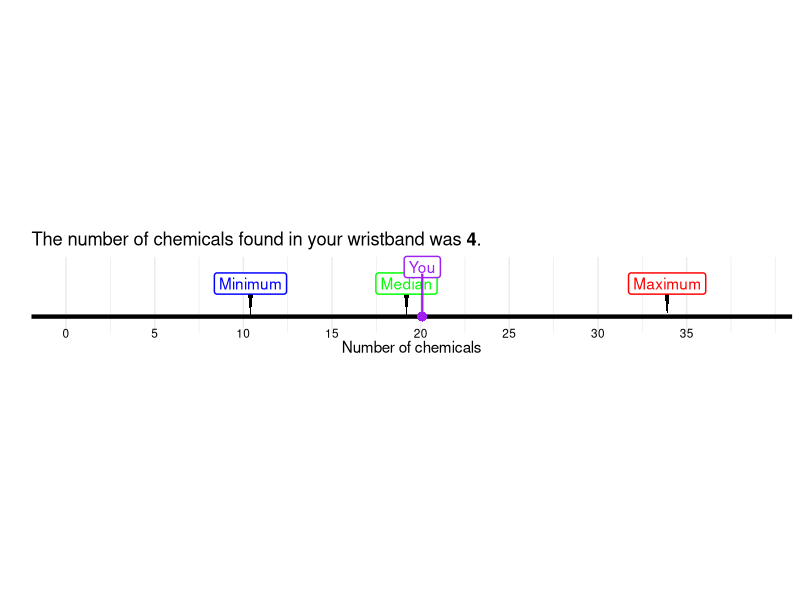

The R source for this figure:
library(ggplot2)
library(ggtext)

# Prepare test data using mtcars mpg:
min_val    <- min(mtcars$mpg)
median_val <- median(mtcars$mpg)
max_val    <- max(mtcars$mpg)
you_val    <- mean(mtcars$mpg)

data <- data.frame(
  value = c(min_val, median_val, max_val, you_val),
  color = c("blue", "green", "red", "purple"),
  label = c("Minimum", "Median", "Maximum", "You")
)

# Define label vertical positions:
data$label_y <- ifelse(data$label == "You", 1.015, 1.01)

# Set x-axis parameters:
max_value <- ceiling(max_val) + 5  # add a little margin
increment <- 5

# Title message:
howManyChemicalsFoundThisWristband <- 4
numChemMessage <- paste0("The number of chemicals found in your wristband was **",
                         howManyChemicalsFoundThisWristband, "**.")

# Create triangle polygons for Minimum, Median, and Maximum:
triangle_data <- subset(data, label != "You")
triangle_points <- do.call(rbind, lapply(1:nrow(triangle_data), function(i) {
  v <- triangle_data$value[i]
  data.frame(
    x = c(v, v - 0.2, v + 0.2),
    y = c(1, 1 + 0.01, 1 + 0.01),
    group = triangle_data$label[i]
  )
}))

# Build the plot:
p <- ggplot() +
  # Draw the horizontal numberline:
  geom_hline(yintercept = 1, color = "black", linetype = "solid", linewidth = 1.5) +

  # Add triangles for Minimum/Median/Maximum:
  geom_polygon(data = triangle_points, aes(x = x, y = y, group = group),
               fill = "black") +

  # Add a point for "You":
  geom_point(data = subset(data, label == "You"),
             aes(x = value), y = 1,
             shape = 16, size = 3, color = "purple") +

  # Add labels for all points:
  geom_label(data = data,
             aes(x = value, y = label_y, label = label, color = color),
             fill = "white", label.size = 0.5) +

  # For "You", add a vertical segment connecting the point on the line to its label:
  geom_segment(data = subset(data, label == "You"),
               aes(x = value, xend = value),
               y = 1, yend = 1.013, color = "purple", linewidth = 0.8) +

  # Custom x-axis numbering: add text labels just under the numberline:
  geom_text(data = data.frame(x = seq(0, max_value, by = increment)),
            aes(x = x, y = 0.995, label = x), size = 3) +

  scale_color_identity() +
  scale_x_continuous(breaks = seq(0, max_value, by = increment),
                     limits = c(0, max_value)) +
  scale_y_continuous(expand = expansion(mult = c(0, 0.15))) +
  labs(
    title = numChemMessage,
    x = "Number of chemicals",
    y = ""
  ) +
  # Prevent clipping of elements outside the plot panel:
  coord_cartesian(clip = "off") +
  theme_minimal() +
  theme(
    plot.title   = element_markdown(),
    axis.text.x  = element_blank(),
    axis.ticks.x = element_blank(),
    axis.text.y  = element_blank(),
    axis.ticks.y = element_blank(),
    panel.grid.major.y = element_blank(),
    panel.grid.minor.y = element_blank(),
    aspect.ratio = 0.1,
    plot.margin = unit(c(0.2, 0.2, 0.5, 0.2), "cm")
  )

print(p)
